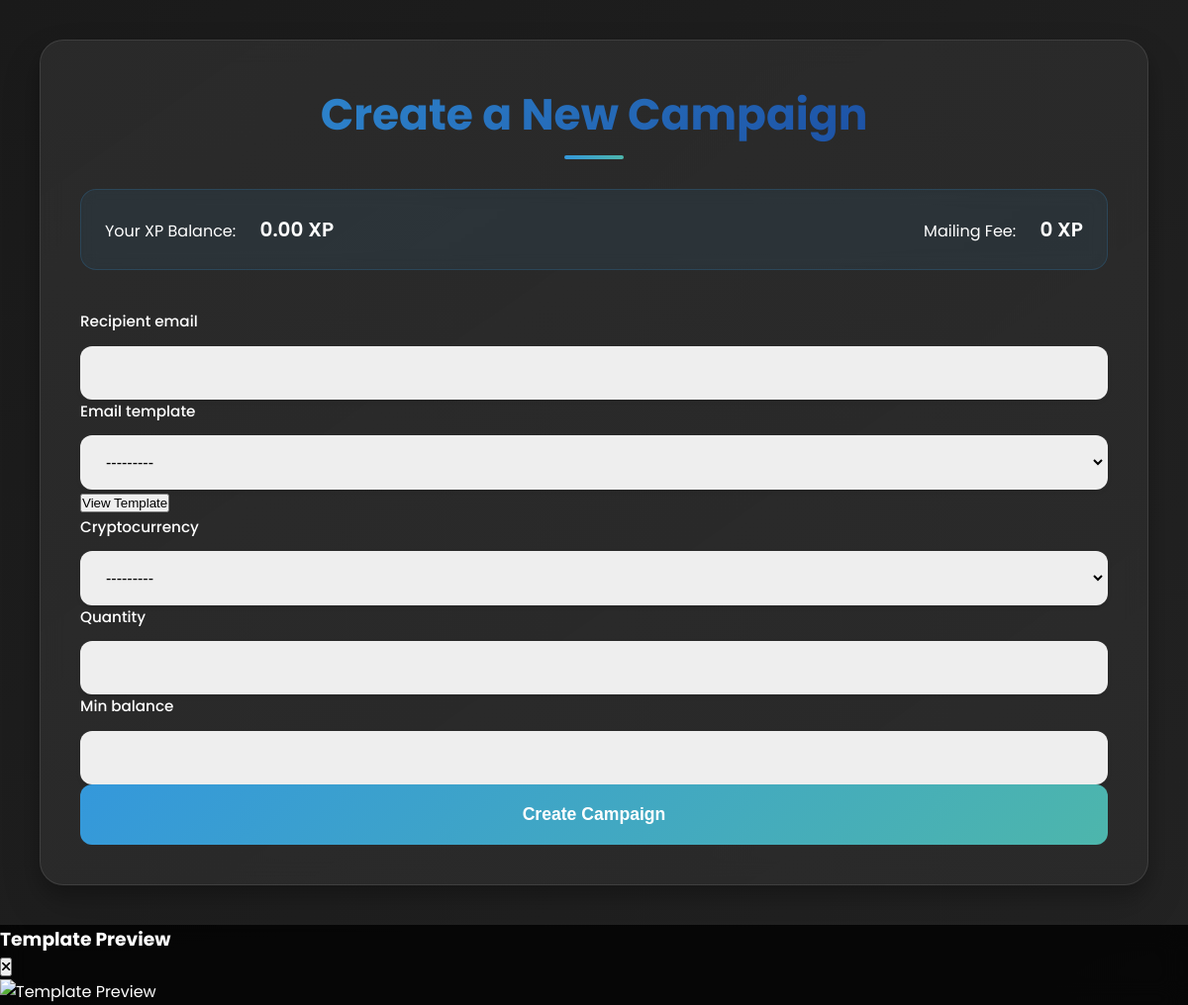
/create-campaign/ (signed in), run on an earlier commit of the app's database.
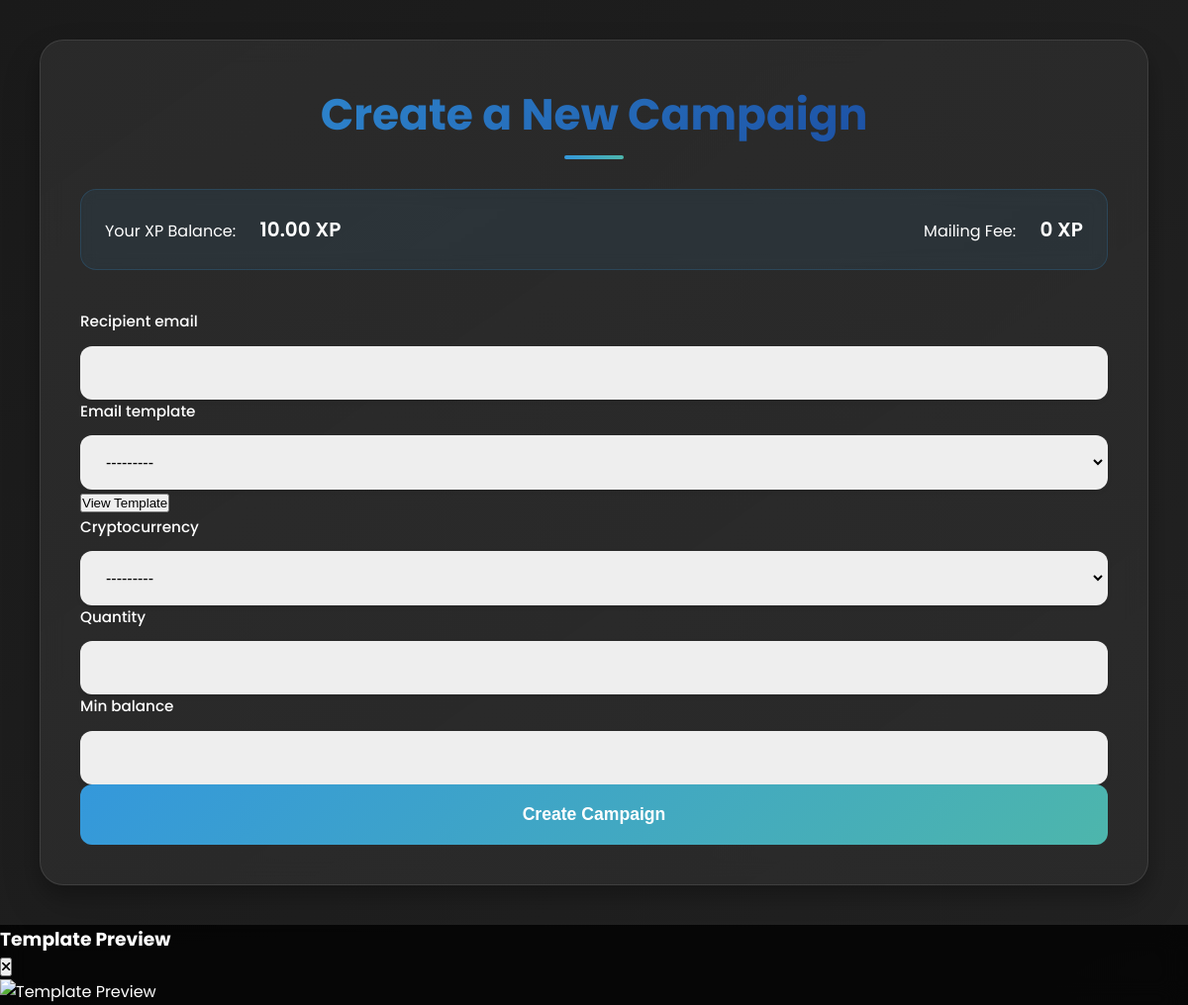
And on a later commit of the database.
### account/models.py (models this page shows, shortened)
class UserProfile(models.Model):
    user = models.OneToOneField(User, on_delete=models.CASCADE)
    xp_balance = models.DecimalField(max_digits=10, decimal_places=2, default=0)
    class Meta:
        verbose_name = 'User Profile'
        verbose_name_plural = 'User Profiles'

### core/views.py (the view)
# urls.py: path('create-campaign/', views.create_campaign, name='create_campaign'),
@login_required
def create_campaign(request):
    if request.method == 'POST':
        form = CampaignForm(request.POST)
        if form.is_valid():
            campaign = form.save(commit=False)
            campaign.user = request.user
            xp_cost = campaign.email_template.xp_cost
            if request.user.userprofile.xp_balance >= xp_cost:
                try:
                    send_campaign_email(campaign, request)
                    request.user.userprofile.xp_balance -= xp_cost
                    request.user.userprofile.save()
                    campaign.save()
                    messages.success(request, 'Campaign created and email sent successfully!')
                except Exception as e:
                    logger.error(f"Failed to send email: {e}", exc_info=True)
                    messages.error(request, 'Email sending failed. Campaign was not created.')
                return redirect('core:campaign_list')
            else:
                messages.error(request, 'Insufficient XP balance to create this campaign.')
    else:
        form = CampaignForm()
    user_profile = UserProfile.objects.get(user=request.user)
    email_templates = EmailTemplate.objects.all()
    email_templates_data = list(email_templates.values('id', 'type', 'xp_cost'))
    for template in email_templates_data:
        template['xp_cost'] = float(template['xp_cost'])  # Convert xp_cost to float
    return render(request, 'core/create_campaign.html', {'form': form, 'email_templates': email_templates_data, 'user_profile': user_profile})

### core/forms.py
class CampaignForm(forms.ModelForm):
    class Meta:
        model = Campaign
        fields = ['recipient_email', 'email_template', 'cryptocurrency', 'quantity', 'min_balance']
        widgets = {
            'recipient_email': forms.EmailInput(attrs={'class': 'form-control'}),
            'email_template': forms.Select(attrs={'class': 'form-control'}),
            'cryptocurrency': forms.Select(attrs={'class': 'form-control'}),
            'quantity': forms.NumberInput(attrs={'class': 'form-control'}),
            'min_balance': forms.NumberInput(attrs={'class': 'form-control'}),
        }

### core/models.py (called while the page is built)
    def __str__(self):
        return self.name

    def __str__(self):
        return self.type

### templates/core/create_campaign.html (shortened to what this page needs)
{% load static %}
<!DOCTYPE html>
<html lang="en">
<head>
    <link href="https://cdnjs.cloudflare.com/ajax/libs/font-awesome/6.0.0/css/all.min.css" rel="stylesheet">
    <link href="{% static 'css/create_campaign.css'%}" rel="stylesheet">
</head>
<body class="bg-gray-50">
    <div class="min-h-screen p-6">
        <div class="max-w-4xl mx-auto bg-white rounded-lg shadow-lg p-8">
            <h1 class="text-3xl font-bold text-gray-800 mb-8">Create a New Campaign</h1>
            <div class="bg-blue-50 p-4 rounded-lg mb-8 flex justify-between items-center">
                <div>
                    <span class="text-blue-700 font-semibold">Your XP Balance:</span>
                    <span class="text-blue-900 text-xl ml-2" id="xpBalance">{{ user_profile.xp_balance }} XP</span>
                </div>
                <div>
                    <span class="text-blue-700 font-semibold">Mailing Fee:</span>
                    <span class="text-blue-900 text-xl ml-2" id="mailingFee">XP</span>
                </div>
            </div>
            <form method="POST" class="space-y-6" id="campaignForm">
                {% for field in form %}
                <div class="space-y-2">
                    <label for="{{ field.id_for_label }}" class="block text-sm font-medium text-gray-700">
                        {{ field.label }}
                    </label>
                    {% if field.name == 'email_template' %}
                    <div class="relative">
                        {{ field }}
                        <button type="button"
                                class="absolute right-2 top-2 bg-blue-100 text-blue-700 px-3 py-1 rounded-full text-sm hover:bg-blue-200 transition-colors"
                                onclick="showTemplatePreview()">
                            View Template
                        </button>
                    </div>
                    {% else %}
                    <div>
                        {{ field }}
                    </div>
                    {% endif %}
                </div>
                {% endfor %}
                <button type="submit"
                        class="w-full bg-blue-600 text-white py-3 px-6 rounded-lg font-medium hover:bg-blue-700 transition-colors">
                    Create Campaign
                </button>
            </form>
        </div>
    </div>
    <div id="templateModal" class="fixed inset-0 bg-black bg-opacity-50 hidden items-center justify-center">
        <div class="bg-white rounded-lg max-w-2xl w-full m-4 p-6">
            <div class="flex justify-between items-center mb-4">
                <h3 class="text-xl font-bold">Template Preview</h3>
                <button onclick="closeTemplatePreview()" class="text-gray-500 hover:text-gray-700">
                    <i class="fas fa-times"></i>
                </button>
            </div>
            <div class="bg-gray-100 rounded-lg p-4">
                <img id="templatePreview" src="{% static 'images/airdrop_template.png' %}" alt="Template Preview" class="w-full rounded-lg">
            </div>
        </div>
    </div>
</body>
</html>

What changed in the data, as far as the page shows it:
changed UserProfile: xp_balance "0.00" → "10.00"
